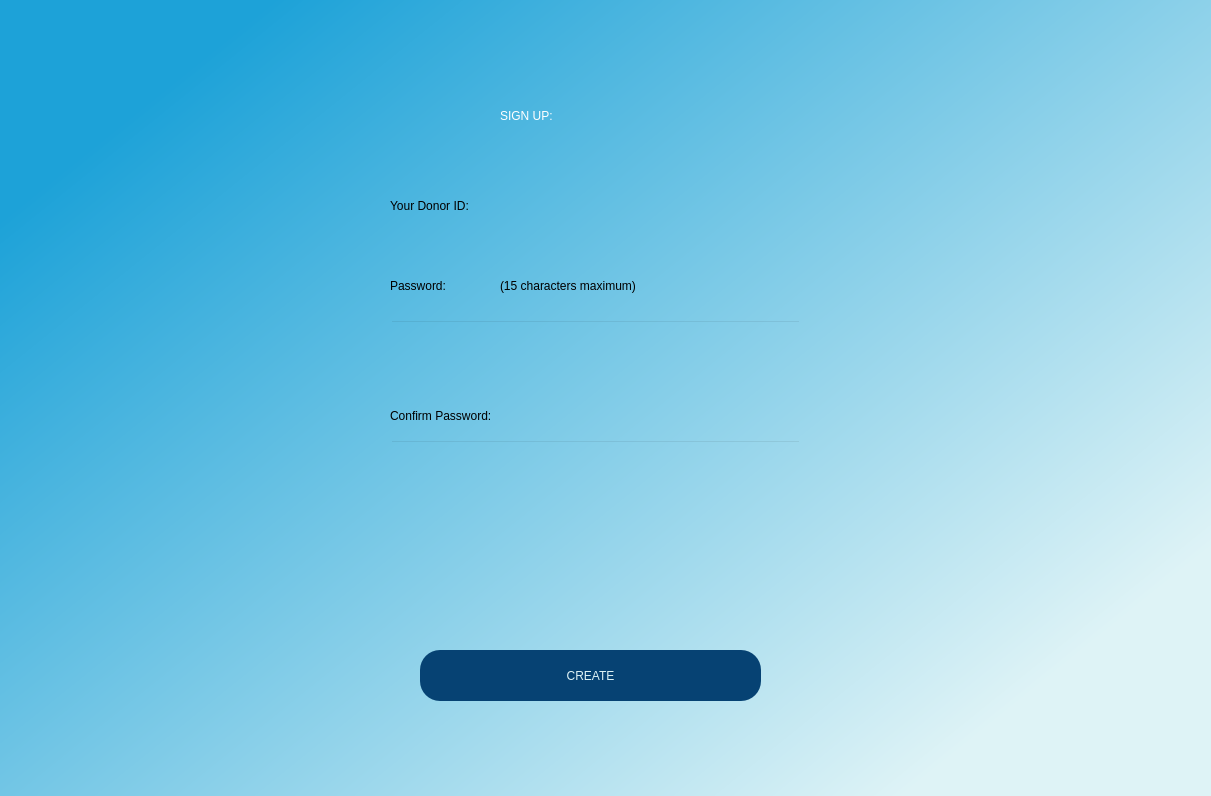
<?xml version="1.0" encoding="UTF-8"?>
<ui version="4.0">
 <class>Dialog</class>
 <widget class="QDialog" name="Dialog">
  <property name="geometry">
   <rect>
    <x>0</x>
    <y>0</y>
    <width>1211</width>
    <height>796</height>
   </rect>
  </property>
  <property name="windowTitle">
   <string>Dialog</string>
  </property>
  <widget class="QWidget" name="bgwidget" native="true">
   <property name="geometry">
    <rect>
     <x>0</x>
     <y>0</y>
     <width>1211</width>
     <height>801</height>
    </rect>
   </property>
   <property name="styleSheet">
    <string notr="true">QWidget#bgwidget{
background-color:qlineargradient(spread:pad, x1:0.096, y1:0.158955, x2:0.893389, y2:0.813, stop:0 rgba(29, 162, 216, 255), stop:1 rgba(222, 243, 246, 255));}</string>
   </property>
   <widget class="QLabel" name="label">
    <property name="geometry">
     <rect>
      <x>500</x>
      <y>70</y>
      <width>201</width>
      <height>91</height>
     </rect>
    </property>
    <property name="styleSheet">
     <string notr="true">font: 28pt &quot;MS Shell Dlg 2&quot;;color:white;</string>
    </property>
    <property name="text">
     <string>SIGN UP:</string>
    </property>
   </widget>
   <widget class="QLabel" name="label_2">
    <property name="geometry">
     <rect>
      <x>390</x>
      <y>180</y>
      <width>161</width>
      <height>51</height>
     </rect>
    </property>
    <property name="styleSheet">
     <string notr="true">font: 20pt &quot;MS Shell Dlg 2&quot;;
font: 14pt &quot;MS Shell Dlg 2&quot;;</string>
    </property>
    <property name="text">
     <string>Your Donor ID:</string>
    </property>
   </widget>
   <widget class="QPushButton" name="createaccount">
    <property name="geometry">
     <rect>
      <x>420</x>
      <y>650</y>
      <width>341</width>
      <height>51</height>
     </rect>
    </property>
    <property name="styleSheet">
     <string notr="true">border-radius:20px;
background-color:#064273;
font: 16pt &quot;MS Shell Dlg 2&quot;;color:#def3f6;
</string>
    </property>
    <property name="text">
     <string>CREATE</string>
    </property>
   </widget>
   <widget class="QLabel" name="label_3">
    <property name="geometry">
     <rect>
      <x>390</x>
      <y>260</y>
      <width>101</width>
      <height>51</height>
     </rect>
    </property>
    <property name="styleSheet">
     <string notr="true">font: 20pt &quot;MS Shell Dlg 2&quot;;
font: 14pt &quot;MS Shell Dlg 2&quot;;</string>
    </property>
    <property name="text">
     <string>Password:</string>
    </property>
   </widget>
   <widget class="QLineEdit" name="passwordfield">
    <property name="geometry">
     <rect>
      <x>390</x>
      <y>320</y>
      <width>411</width>
      <height>51</height>
     </rect>
    </property>
    <property name="styleSheet">
     <string notr="true">background-color:rgba(0,0,0,0);
font: 12pt &quot;MS Shell Dlg 2&quot;;
</string>
    </property>
   </widget>
   <widget class="QLabel" name="errormsg">
    <property name="geometry">
     <rect>
      <x>390</x>
      <y>540</y>
      <width>411</width>
      <height>31</height>
     </rect>
    </property>
    <property name="styleSheet">
     <string notr="true">font: 12pt &quot;MS Shell Dlg 2&quot;;color: red;</string>
    </property>
    <property name="text">
     <string/>
    </property>
   </widget>
   <widget class="QLabel" name="label_4">
    <property name="geometry">
     <rect>
      <x>390</x>
      <y>390</y>
      <width>191</width>
      <height>51</height>
     </rect>
    </property>
    <property name="styleSheet">
     <string notr="true">font: 20pt &quot;MS Shell Dlg 2&quot;;
font: 14pt &quot;MS Shell Dlg 2&quot;;</string>
    </property>
    <property name="text">
     <string>Confirm Password:</string>
    </property>
   </widget>
   <widget class="QLineEdit" name="confirmpasswordfield">
    <property name="geometry">
     <rect>
      <x>390</x>
      <y>440</y>
      <width>411</width>
      <height>51</height>
     </rect>
    </property>
    <property name="styleSheet">
     <string notr="true">background-color:rgba(0,0,0,0);
font: 12pt &quot;MS Shell Dlg 2&quot;;
</string>
    </property>
   </widget>
   <widget class="QLabel" name="donorid">
    <property name="geometry">
     <rect>
      <x>560</x>
      <y>180</y>
      <width>111</width>
      <height>51</height>
     </rect>
    </property>
    <property name="styleSheet">
     <string notr="true">font: 20pt &quot;MS Shell Dlg 2&quot;;
font: 14pt &quot;MS Shell Dlg 2&quot;;</string>
    </property>
    <property name="text">
     <string/>
    </property>
   </widget>
   <widget class="QLabel" name="label_5">
    <property name="geometry">
     <rect>
      <x>500</x>
      <y>260</y>
      <width>231</width>
      <height>51</height>
     </rect>
    </property>
    <property name="styleSheet">
     <string notr="true">font: 12pt &quot;MS Shell Dlg 2&quot;;</string>
    </property>
    <property name="text">
     <string>(15 characters maximum)</string>
    </property>
   </widget>
  </widget>
 </widget>
 <resources/>
 <connections/>
</ui>
